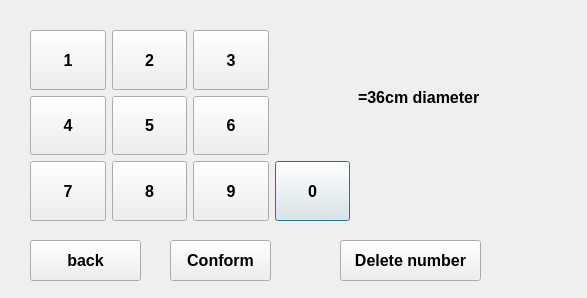
<?xml version="1.0" encoding="UTF-8"?>
<ui version="4.0">
 <class>DiameterDialog</class>
 <widget class="QDialog" name="DiameterDialog">
  <property name="geometry">
   <rect>
    <x>0</x>
    <y>0</y>
    <width>587</width>
    <height>298</height>
   </rect>
  </property>
  <property name="windowTitle">
   <string>Diameter Dialog</string>
  </property>
  <widget class="QLabel" name="labelDiameter">
   <property name="geometry">
    <rect>
     <x>358</x>
     <y>70</y>
     <width>201</width>
     <height>55</height>
    </rect>
   </property>
   <property name="font">
    <font>
     <pointsize>12</pointsize>
     <weight>75</weight>
     <bold>true</bold>
    </font>
   </property>
   <property name="text">
    <string>=36cm diameter</string>
   </property>
  </widget>
  <widget class="QWidget" name="">
   <property name="geometry">
    <rect>
     <x>30</x>
     <y>30</y>
     <width>320</width>
     <height>191</height>
    </rect>
   </property>
   <layout class="QGridLayout" name="gridLayout">
    <item row="2" column="3">
     <widget class="QPushButton" name="pushButtonZero">
      <property name="sizePolicy">
       <sizepolicy hsizetype="Minimum" vsizetype="Expanding">
        <horstretch>0</horstretch>
        <verstretch>0</verstretch>
       </sizepolicy>
      </property>
      <property name="font">
       <font>
        <pointsize>12</pointsize>
        <weight>75</weight>
        <bold>true</bold>
       </font>
      </property>
      <property name="text">
       <string>0</string>
      </property>
     </widget>
    </item>
    <item row="2" column="1">
     <widget class="QPushButton" name="pushButtonEight">
      <property name="sizePolicy">
       <sizepolicy hsizetype="Minimum" vsizetype="Expanding">
        <horstretch>0</horstretch>
        <verstretch>0</verstretch>
       </sizepolicy>
      </property>
      <property name="font">
       <font>
        <pointsize>12</pointsize>
        <weight>75</weight>
        <bold>true</bold>
       </font>
      </property>
      <property name="text">
       <string>8</string>
      </property>
     </widget>
    </item>
    <item row="1" column="0">
     <widget class="QPushButton" name="pushButtonFour">
      <property name="sizePolicy">
       <sizepolicy hsizetype="Minimum" vsizetype="Expanding">
        <horstretch>0</horstretch>
        <verstretch>0</verstretch>
       </sizepolicy>
      </property>
      <property name="font">
       <font>
        <pointsize>12</pointsize>
        <weight>75</weight>
        <bold>true</bold>
       </font>
      </property>
      <property name="text">
       <string>4</string>
      </property>
     </widget>
    </item>
    <item row="0" column="2">
     <widget class="QPushButton" name="pushButtonThree">
      <property name="sizePolicy">
       <sizepolicy hsizetype="Minimum" vsizetype="Expanding">
        <horstretch>0</horstretch>
        <verstretch>0</verstretch>
       </sizepolicy>
      </property>
      <property name="font">
       <font>
        <pointsize>12</pointsize>
        <weight>75</weight>
        <bold>true</bold>
       </font>
      </property>
      <property name="text">
       <string>3</string>
      </property>
     </widget>
    </item>
    <item row="0" column="0">
     <widget class="QPushButton" name="pushButtonOne">
      <property name="sizePolicy">
       <sizepolicy hsizetype="Minimum" vsizetype="Expanding">
        <horstretch>0</horstretch>
        <verstretch>0</verstretch>
       </sizepolicy>
      </property>
      <property name="font">
       <font>
        <pointsize>12</pointsize>
        <weight>75</weight>
        <bold>true</bold>
       </font>
      </property>
      <property name="text">
       <string>1</string>
      </property>
     </widget>
    </item>
    <item row="2" column="0">
     <widget class="QPushButton" name="pushButtonSeven">
      <property name="sizePolicy">
       <sizepolicy hsizetype="Minimum" vsizetype="Expanding">
        <horstretch>0</horstretch>
        <verstretch>0</verstretch>
       </sizepolicy>
      </property>
      <property name="font">
       <font>
        <pointsize>12</pointsize>
        <weight>75</weight>
        <bold>true</bold>
       </font>
      </property>
      <property name="text">
       <string>7</string>
      </property>
     </widget>
    </item>
    <item row="0" column="1">
     <widget class="QPushButton" name="pushButtonTwo">
      <property name="sizePolicy">
       <sizepolicy hsizetype="Minimum" vsizetype="Expanding">
        <horstretch>0</horstretch>
        <verstretch>0</verstretch>
       </sizepolicy>
      </property>
      <property name="font">
       <font>
        <pointsize>12</pointsize>
        <weight>75</weight>
        <bold>true</bold>
       </font>
      </property>
      <property name="text">
       <string>2</string>
      </property>
     </widget>
    </item>
    <item row="1" column="2">
     <widget class="QPushButton" name="pushButtonSix">
      <property name="sizePolicy">
       <sizepolicy hsizetype="Minimum" vsizetype="Expanding">
        <horstretch>0</horstretch>
        <verstretch>0</verstretch>
       </sizepolicy>
      </property>
      <property name="font">
       <font>
        <pointsize>12</pointsize>
        <weight>75</weight>
        <bold>true</bold>
       </font>
      </property>
      <property name="text">
       <string>6</string>
      </property>
     </widget>
    </item>
    <item row="1" column="1">
     <widget class="QPushButton" name="pushButtonFive">
      <property name="sizePolicy">
       <sizepolicy hsizetype="Minimum" vsizetype="Expanding">
        <horstretch>0</horstretch>
        <verstretch>0</verstretch>
       </sizepolicy>
      </property>
      <property name="font">
       <font>
        <pointsize>12</pointsize>
        <weight>75</weight>
        <bold>true</bold>
       </font>
      </property>
      <property name="text">
       <string>5</string>
      </property>
     </widget>
    </item>
    <item row="2" column="2">
     <widget class="QPushButton" name="pushButtonNine">
      <property name="sizePolicy">
       <sizepolicy hsizetype="Minimum" vsizetype="Expanding">
        <horstretch>0</horstretch>
        <verstretch>0</verstretch>
       </sizepolicy>
      </property>
      <property name="font">
       <font>
        <pointsize>12</pointsize>
        <weight>75</weight>
        <bold>true</bold>
       </font>
      </property>
      <property name="text">
       <string>9</string>
      </property>
     </widget>
    </item>
   </layout>
  </widget>
  <widget class="QPushButton" name="pushButtonConform">
   <property name="geometry">
    <rect>
     <x>170</x>
     <y>240</y>
     <width>101</width>
     <height>41</height>
    </rect>
   </property>
   <property name="font">
    <font>
     <pointsize>12</pointsize>
     <weight>75</weight>
     <bold>true</bold>
    </font>
   </property>
   <property name="text">
    <string>Conform</string>
   </property>
  </widget>
  <widget class="QPushButton" name="pushButtonDeleteNumber">
   <property name="geometry">
    <rect>
     <x>340</x>
     <y>240</y>
     <width>141</width>
     <height>41</height>
    </rect>
   </property>
   <property name="font">
    <font>
     <pointsize>12</pointsize>
     <weight>75</weight>
     <bold>true</bold>
    </font>
   </property>
   <property name="text">
    <string>Delete number</string>
   </property>
  </widget>
  <widget class="QPushButton" name="pushButtonBack">
   <property name="geometry">
    <rect>
     <x>30</x>
     <y>240</y>
     <width>111</width>
     <height>41</height>
    </rect>
   </property>
   <property name="sizePolicy">
    <sizepolicy hsizetype="Minimum" vsizetype="Expanding">
     <horstretch>0</horstretch>
     <verstretch>0</verstretch>
    </sizepolicy>
   </property>
   <property name="font">
    <font>
     <pointsize>12</pointsize>
     <weight>75</weight>
     <bold>true</bold>
    </font>
   </property>
   <property name="text">
    <string>back</string>
   </property>
  </widget>
 </widget>
 <resources/>
 <connections/>
</ui>
